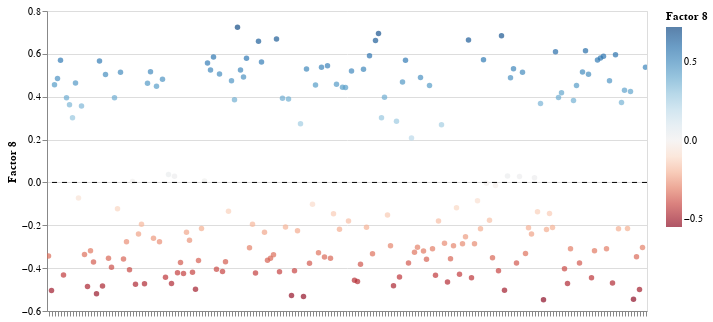

Notebook source saved alongside this figure:
### Markdown cell above
### Factor Values

### Code cell
plot_factor(model, factor=1)

### Figure 1 — Vega specification as saved in the notebook (floating-point values rounded to 4 significant figures; data arrays with more than 128 entries replaced by an {"elided": "..."} marker saying what was removed)
{"$schema": "https://vega.github.io/schema/vega/v5.json", "data": [{"name": "param_2_store"}, {"name": "source_0", "values": {"elided": "200 records"}}, {"name": "source_1", "values": [{"y": 0}]}, {"name": "source_0_color_domain_Factor 8", "values": [{"min": -0.548, "max": 0.724}]}, {"name": "source_0_concat_0_x_domain_id", "values": {"elided": "200 records"}}], "signals": [{"name": "childHeight", "value": 300}, {"name": "unit", "value": {}, "on": [{"events": "pointermove", "update": "isTuple(group()) ? group() : unit"}]}, {"name": "param_2", "update": "{\"Factor 8\": param_2_Factor_8}"}, {"name": "param_2_Factor_8"}], "marks": [{"type": "group", "name": "concat_0_group", "encode": {"update": {"width": {"signal": "width"}, "height": {"signal": "childHeight"}}}, "signals": [{"name": "param_2_id", "on": [{"events": [{"source": "view", "type": "dblclick"}], "update": "null"}, {"events": {"signal": "param_2_translate_delta"}, "update": "panLinear(param_2_translate_anchor.extent_x, -param_2_translate_delta.x / width)"}, {"events": {"signal": "param_2_zoom_delta"}, "update": "zoomLinear(domain(\"concat_0_x\"), param_2_zoom_anchor.x, param_2_zoom_delta)"}]}, {"name": "param_2_Factor_8", "on": [{"events": [{"source": "view", "type": "dblclick"}], "update": "null"}, {"events": {"signal": "param_2_translate_delta"}, "update": "panLinear(param_2_translate_anchor.extent_y, param_2_translate_delta.y / childHeight)"}, {"events": {"signal": "param_2_zoom_delta"}, "update": "zoomLinear(domain(\"concat_0_y\"), param_2_zoom_anchor.y, param_2_zoom_delta)"}], "push": "outer"}, {"name": "param_2_tuple", "on": [{"events": [{"signal": "param_2_id || param_2_Factor_8"}], "update": "param_2_id && param_2_Factor_8 ? {unit: \"view_2\", fields: param_2_tuple_fields, values: [param_2_id,param_2_Factor_8]} : null"}]}, {"name": "param_2_tuple_fields", "value": [{"field": "id", "channel": "x", "type": "E"}, {"field": "Factor 8", "channel": "y", "type": "R"}]}, {"name": "param_2_translate_anchor", "value": {}, "on": [{"events": [{"source": "scope", "type": "pointerdown"}], "update": "{x: x(unit), y: y(unit), extent_x: domain(\"concat_0_x\"), extent_y: domain(\"concat_0_y\")}"}]}, {"name": "param_2_translate_delta", "value": {}, "on": [{"events": [{"source": "window", "between": [{"source": "scope", "type": "pointerdown"}, {"source": "window", "type": "pointerup"}], "type": "pointermove", "consume": true}], "update": "{x: param_2_translate_anchor.x - x(unit), y: param_2_translate_anchor.y - y(unit)}"}]}, {"name": "param_2_zoom_anchor", "on": [{"events": [{"source": "scope", "consume": true, "type": "wheel"}], "update": "{x: invert(\"concat_0_x\", x(unit)), y: invert(\"concat_0_y\", y(unit))}"}]}, {"name": "param_2_zoom_delta", "on": [{"events": [{"source": "scope", "type": "wheel", "consume": true}], "update": "pow(1.001, event.deltaY * pow(16, event.deltaMode))", "force": true}]}, {"name": "param_2_modify", "on": [{"events": {"signal": "param_2_tuple"}, "update": "modify(\"param_2_store\", param_2_tuple, true)"}]}], "marks": [{"type": "symbol", "name": "view_2_marks", "from": {"data": "source_0"}, "encode": {"update": {"x": {"field": "id", "scale": "concat_0_x"}, "y": {"field": "Factor 8", "scale": "concat_0_y"}, "fill": {"field": "Factor 8", "scale": "color"}, "tooltip": {"signal": "{\"id\": isValid(datum[\"id\"]) ? datum[\"id\"] : \"\"+datum[\"id\"], \"Factor 8\": format(datum[\"Factor 8\"], \"\")}"}, "opacity": {"value": 0.7}}}, "interactive": true, "clip": true, "style": ["point"]}, {"type": "rule", "name": "concat_0_layer_1_marks", "from": {"data": "source_1"}, "encode": {"update": {"x2": {"value": 0}, "strokeDash": {"value": [5, 5]}, "stroke": {"value": "black"}, "x": {"field": {"signal": null, "datum": null, "group": "width", "parent": null}}, "y": {"field": "y", "scale": "concat_0_y"}}}, "style": ["rule"], "clip": true, "interactive": false}], "axes": [{"scale": "concat_0_y", "orient": "left", "tickCount": {"signal": "ceil(childHeight/40)"}, "zindex": 0, "ticks": false, "minExtent": 0, "grid": true, "gridScale": "concat_0_x", "domain": false, "maxExtent": 0, "labels": false, "aria": false}, {"scale": "concat_0_x", "grid": false, "labelAngle": 270, "labelBaseline": "middle", "labelAlign": "right", "zindex": 0, "labels": false, "orient": "bottom"}, {"scale": "concat_0_y", "title": "Factor 8", "labelOverlap": true, "zindex": 0, "grid": false, "orient": "left", "tickCount": {"signal": "ceil(childHeight/40)"}}], "style": "cell"}], "scales": [{"name": "color", "type": "linear", "domain": [{"signal": "(data(\"source_0_color_domain_Factor 8\")[0] || {}).min"}, {"signal": "(data(\"source_0_color_domain_Factor 8\")[0] || {}).max"}], "range": {"scheme": "redblue"}, "zero": false, "domainMid": 0, "interpolate": "hcl"}, {"name": "concat_0_x", "type": "point", "domain": {"data": "source_0_concat_0_x_domain_id", "field": "id", "sort": true}, "range": [0, {"signal": "width"}], "padding": 0.5}, {"name": "concat_0_y", "type": "linear", "domain": {"fields": [{"data": "source_0", "field": "Factor 8"}, {"data": "source_1", "field": "y"}]}, "range": [{"signal": "childHeight"}, 0], "domainRaw": {"signal": "param_2[\"Factor 8\"]"}, "nice": true, "zero": true}], "layout": {"padding": 20, "columns": 1, "bounds": "full", "align": "each"}, "background": "white", "padding": 5, "width": 600, "legends": [{"fill": "color", "gradientLength": {"signal": "clamp(childHeight, 64, 200)"}, "title": "Factor 8", "encode": {"gradient": {"update": {"opacity": {"value": 0.7}}}}}]}
